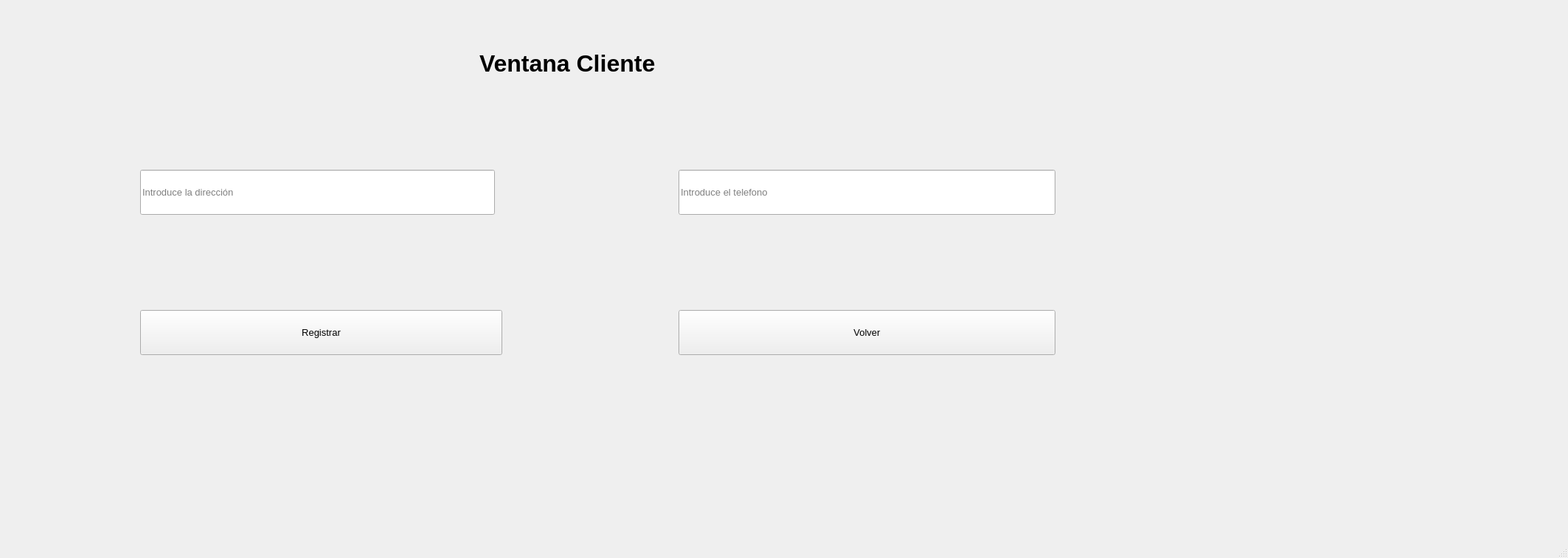
<?xml version="1.0" encoding="UTF-8"?>
<ui version="4.0">
 <class>MainWindow</class>
 <widget class="QMainWindow" name="MainWindow">
  <property name="geometry">
   <rect>
    <x>0</x>
    <y>0</y>
    <width>2126</width>
    <height>756</height>
   </rect>
  </property>
  <property name="windowTitle">
   <string>Ventana Cliente</string>
  </property>
  <widget class="QWidget" name="centralwidget">
   <widget class="QLabel" name="lblTitulo">
    <property name="geometry">
     <rect>
      <x>650</x>
      <y>0</y>
      <width>561</width>
      <height>171</height>
     </rect>
    </property>
    <property name="font">
     <font>
      <family>Segoe UI</family>
      <pointsize>24</pointsize>
      <weight>75</weight>
      <bold>true</bold>
     </font>
    </property>
    <property name="text">
     <string>Ventana Cliente</string>
    </property>
   </widget>
   <widget class="QLineEdit" name="Direccion">
    <property name="geometry">
     <rect>
      <x>190</x>
      <y>230</y>
      <width>481</width>
      <height>61</height>
     </rect>
    </property>
    <property name="font">
     <font>
      <family>Segoe UI</family>
      <pointsize>10</pointsize>
     </font>
    </property>
    <property name="placeholderText">
     <string>Introduce la dirección</string>
    </property>
   </widget>
   <widget class="QLineEdit" name="Contacto">
    <property name="geometry">
     <rect>
      <x>920</x>
      <y>230</y>
      <width>511</width>
      <height>61</height>
     </rect>
    </property>
    <property name="font">
     <font>
      <family>Segoe UI</family>
      <pointsize>10</pointsize>
     </font>
    </property>
    <property name="placeholderText">
     <string>Introduce el telefono</string>
    </property>
   </widget>
   <widget class="QPushButton" name="btnRegistrar">
    <property name="geometry">
     <rect>
      <x>190</x>
      <y>420</y>
      <width>491</width>
      <height>61</height>
     </rect>
    </property>
    <property name="font">
     <font>
      <family>Segoe UI</family>
      <pointsize>10</pointsize>
     </font>
    </property>
    <property name="text">
     <string>Registrar</string>
    </property>
   </widget>
   <widget class="QPushButton" name="btnVolver">
    <property name="geometry">
     <rect>
      <x>920</x>
      <y>420</y>
      <width>511</width>
      <height>61</height>
     </rect>
    </property>
    <property name="font">
     <font>
      <family>Segoe UI</family>
      <pointsize>10</pointsize>
     </font>
    </property>
    <property name="text">
     <string>Volver</string>
    </property>
   </widget>
   <widget class="QWidget" name="imagen" native="true">
    <property name="geometry">
     <rect>
      <x>1490</x>
      <y>30</y>
      <width>411</width>
      <height>651</height>
     </rect>
    </property>
   </widget>
  </widget>
  <widget class="QMenuBar" name="menubar">
   <property name="geometry">
    <rect>
     <x>0</x>
     <y>0</y>
     <width>2126</width>
     <height>26</height>
    </rect>
   </property>
  </widget>
  <widget class="QStatusBar" name="statusbar"/>
 </widget>
 <resources/>
 <connections/>
</ui>
